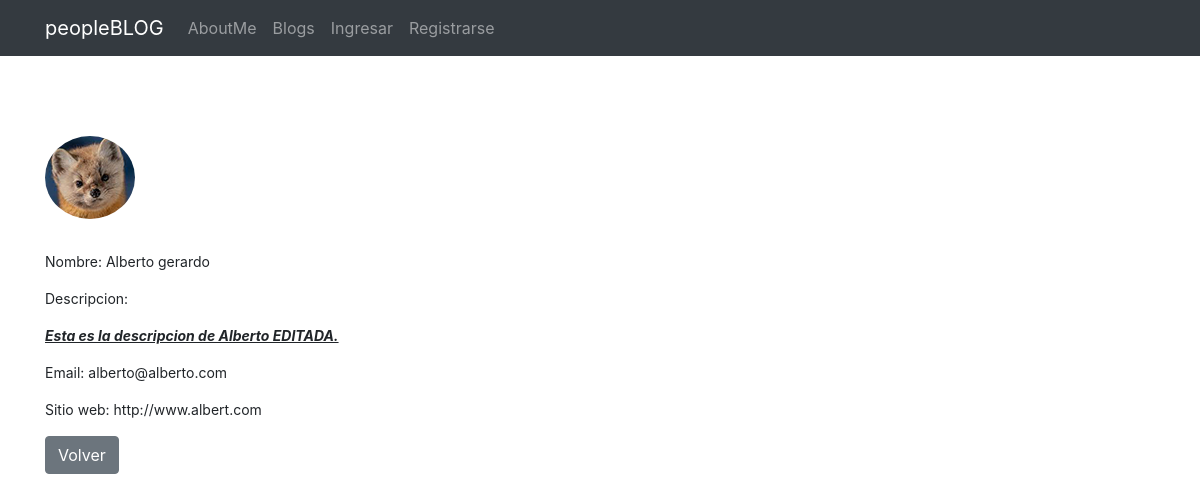
The app's page /registro/profile/2 with its own data.
### Registro/models.py (models this page shows, shortened)
class Profile(models.Model):
    user=models.ForeignKey(User, null=True, on_delete=models.CASCADE)
    nombre= models.CharField(max_length=50, blank=True, null=True)
    descripcion=RichTextField(blank=True, null=True)
    email=models.EmailField(blank=True, null=True)
    web_site=models.URLField(max_length=100, blank=True, null=True)

### Registro/views.py (the view)
# urls.py: path('profile/<pk>', views.profile, name="profile"),
def profile(request, pk):
    user=User.objects.get(id=pk)
    profile=Profile.objects.filter(user=user.id).get()
    lista=Avatar.objects.filter(user=user.id)
    if len(lista)!=0:
        avatar=lista[0].imagen.url
    else:
        avatar="/media/avatars/defaultavatar.jpg"
    return render(request, "profile_page.html", {"profile":profile, "avatar":avatar})

### Templates/profile_page.html (shortened to what this page needs)
{% extends "padre.html" %}
{% block content %}
<br/>
<br/>
<img class="img-fluid rounded-circle mb-2" src="{{ avatar }}" alt="...">
<br/>
<br/>
<small>
    <p>Nombre: {{profile.nombre}}</p>
    <p>Descripcion: {{profile.descripcion|safe}}</p>
    <p>Email: {{profile.email}}</p>
    <p>Sitio web: {{profile.web_site}}</p>
</small>
<a class="btn btn-secondary" href="{% url 'leerpaginas' %}">Volver</a>
{% endblock %}

### records on screen
Profile: nombre "Alberto gerardo", descripcion "Esta es la descripcion de Alberto EDITADA.", email "alberto@alberto.com", web_site "http://www.albert.com"
